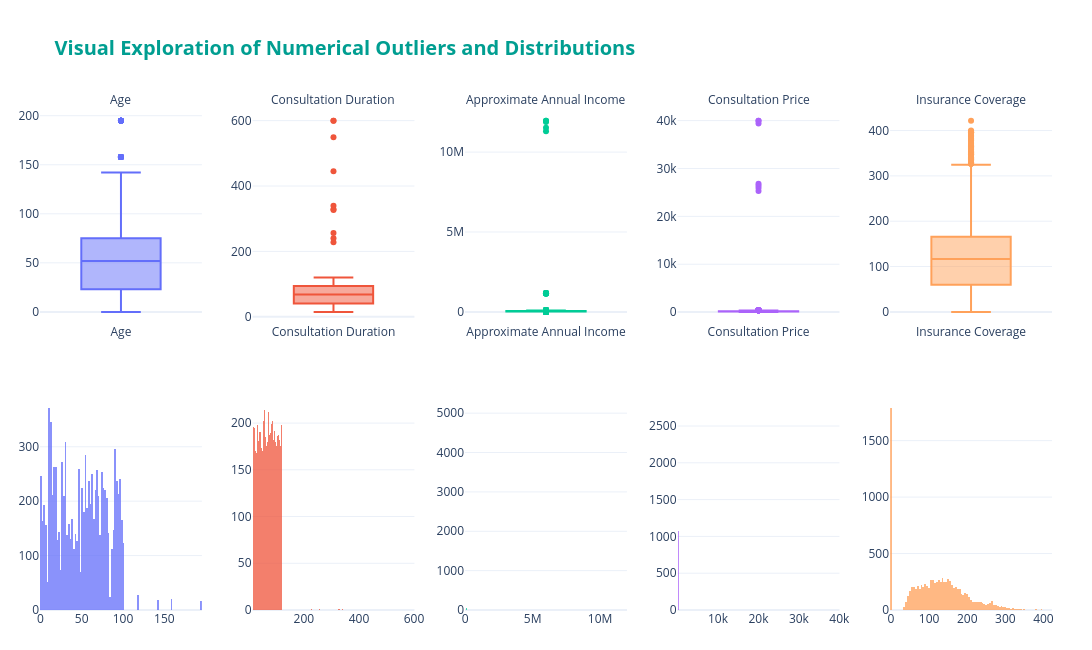

The notebook cell saved with this chart:
### Markdown cell above
The describe table and the boxplots show a few values that are far away from the rest: ages up to 195, prices up to £39,999, incomes up to £12M, durations up to 600 minutes and a rating of 6.

The IQR rule alone is not good to decide what to change. It marks about 2,300 incomes and 241 prices as outliers, but most of them are normal values: many children and students have an income of 0, which makes the distribution very skewed, and the price depends on the department (see below). So we use the IQR as a first look and then check each variable with what is possible in the real world and with the variable description in the project statement.

### Code cell
import plotly.graph_objects as go
import plotly.express as px
from plotly.subplots import make_subplots

# 1. Add <br> to break long titles into multiple lines
num_vars = [
    "Age", 
    "Consultation Duration", 
    "Approximate Annual Income", 
    "Consultation Price", 
    "Insurance Coverage"
]

# Create 2x6 grid: Row 1 = Boxplots, Row 2 = Histograms
fig = make_subplots(
    rows=2, cols=len(num_vars),
    subplot_titles=num_vars,
    vertical_spacing=0.15,
    horizontal_spacing=0.05
)

palette = px.colors.qualitative.Plotly

for i, var in enumerate(num_vars):
    color = palette[i % len(palette)]
    clean_var = var.replace("<br>", " ")
    
    # 1. Boxplot (Interactive IQR & Outlier View)
    fig.add_trace(
        go.Box(
            y=df_inconsistent[clean_var].dropna(),
            name=clean_var,
            marker_color=color,
            boxpoints='outliers',
            hovertemplate=f"<b>{clean_var}</b><br>Value: %{{y}}<extra></extra>"
        ),
        row=1, col=i+1
    )
    
    # 2. Histogram (Distribution Density)
    fig.add_trace(
        go.Histogram(
            x=df_inconsistent[clean_var].dropna(),
            name=clean_var,
            marker_color=color,
            opacity=0.75,
            showlegend=False,
            hovertemplate=f"<b>{clean_var}</b><br>Range: %{{x}}<br>Count: %{{y}}<extra></extra>"
        ),
        row=2, col=i+1
    )

# 2. Reduce the font size of the subplot titles
fig.update_annotations(font_size=12)

fig.update_layout(
    title_text="<b>Visual Exploration of Numerical Outliers and Distributions</b>",
    title_font=dict(size=20, color='#009E91'),
    template="plotly_white",
    height=650,
    width=1400,
    showlegend=False,
    margin=dict(l=40, r=40, t=110, b=40)
)

fig.show()

### Figure 1 — Plotly figure (JSON) as saved in the notebook; plotly's stock layout.template omitted (floating-point values rounded to 4 significant figures; data arrays with more than 128 entries replaced by an {"elided": "..."} marker saying what was removed)
{"data": [{"boxpoints": "outliers", "hovertemplate": "<b>Age</b><br>Value: %{y}<extra></extra>", "marker": {"color": "#636EFA"}, "name": "Age", "type": "box", "xaxis": "x", "y": {"elided": "9943 int values"}, "yaxis": "y"}, {"hovertemplate": "<b>Age</b><br>Range: %{x}<br>Count: %{y}<extra></extra>", "marker": {"color": "#636EFA"}, "name": "Age", "opacity": 0.75, "showlegend": false, "type": "histogram", "x": {"elided": "9943 int values"}, "xaxis": "x6", "yaxis": "y6"}, {"boxpoints": "outliers", "hovertemplate": "<b>Consultation Duration</b><br>Value: %{y}<extra></extra>", "marker": {"color": "#EF553B"}, "name": "Consultation Duration", "type": "box", "xaxis": "x2", "y": {"elided": "9943 int values"}, "yaxis": "y2"}, {"hovertemplate": "<b>Consultation Duration</b><br>Range: %{x}<br>Count: %{y}<extra></extra>", "marker": {"color": "#EF553B"}, "name": "Consultation Duration", "opacity": 0.75, "showlegend": false, "type": "histogram", "x": {"elided": "9943 int values"}, "xaxis": "x7", "yaxis": "y7"}, {"boxpoints": "outliers", "hovertemplate": "<b>Approximate Annual Income</b><br>Value: %{y}<extra></extra>", "marker": {"color": "#00CC96"}, "name": "Approximate Annual Income", "type": "box", "xaxis": "x3", "y": {"elided": "9943 float values"}, "yaxis": "y3"}, {"hovertemplate": "<b>Approximate Annual Income</b><br>Range: %{x}<br>Count: %{y}<extra></extra>", "marker": {"color": "#00CC96"}, "name": "Approximate Annual Income", "opacity": 0.75, "showlegend": false, "type": "histogram", "x": {"elided": "9943 float values"}, "xaxis": "x8", "yaxis": "y8"}, {"boxpoints": "outliers", "hovertemplate": "<b>Consultation Price</b><br>Value: %{y}<extra></extra>", "marker": {"color": "#AB63FA"}, "name": "Consultation Price", "type": "box", "xaxis": "x4", "y": {"elided": "9943 float values"}, "yaxis": "y4"}, {"hovertemplate": "<b>Consultation Price</b><br>Range: %{x}<br>Count: %{y}<extra></extra>", "marker": {"color": "#AB63FA"}, "name": "Consultation Price", "opacity": 0.75, "showlegend": false, "type": "histogram", "x": {"elided": "9943 float values"}, "xaxis": "x9", "yaxis": "y9"}, {"boxpoints": "outliers", "hovertemplate": "<b>Insurance Coverage</b><br>Value: %{y}<extra></extra>", "marker": {"color": "#FFA15A"}, "name": "Insurance Coverage", "type": "box", "xaxis": "x5", "y": {"elided": "9923 float values"}, "yaxis": "y5"}, {"hovertemplate": "<b>Insurance Coverage</b><br>Range: %{x}<br>Count: %{y}<extra></extra>", "marker": {"color": "#FFA15A"}, "name": "Insurance Coverage", "opacity": 0.75, "showlegend": false, "type": "histogram", "x": {"elided": "9923 float values"}, "xaxis": "x10", "yaxis": "y10"}], "layout": {"annotations": [{"font": {"size": 12}, "showarrow": false, "text": "Age", "x": 0.08, "xanchor": "center", "xref": "paper", "y": 1, "yanchor": "bottom", "yref": "paper"}, {"font": {"size": 12}, "showarrow": false, "text": "Consultation Duration", "x": 0.29, "xanchor": "center", "xref": "paper", "y": 1, "yanchor": "bottom", "yref": "paper"}, {"font": {"size": 12}, "showarrow": false, "text": "Approximate Annual Income", "x": 0.5, "xanchor": "center", "xref": "paper", "y": 1, "yanchor": "bottom", "yref": "paper"}, {"font": {"size": 12}, "showarrow": false, "text": "Consultation Price", "x": 0.71, "xanchor": "center", "xref": "paper", "y": 1, "yanchor": "bottom", "yref": "paper"}, {"font": {"size": 12}, "showarrow": false, "text": "Insurance Coverage", "x": 0.92, "xanchor": "center", "xref": "paper", "y": 1, "yanchor": "bottom", "yref": "paper"}], "height": 650, "margin": {"b": 40, "l": 40, "r": 40, "t": 110}, "showlegend": false, "title": {"font": {"color": "#009E91", "size": 20}, "text": "<b>Visual Exploration of Numerical Outliers and Distributions</b>"}, "width": 1400, "xaxis": {"anchor": "y", "domain": [0, 0.16]}, "xaxis10": {"anchor": "y10", "domain": [0.84, 1]}, "xaxis2": {"anchor": "y2", "domain": [0.21, 0.37]}, "xaxis3": {"anchor": "y3", "domain": [0.42, 0.58]}, "xaxis4": {"anchor": "y4", "domain": [0.63, 0.79]}, "xaxis5": {"anchor": "y5", "domain": [0.84, 1]}, "xaxis6": {"anchor": "y6", "domain": [0, 0.16]}, "xaxis7": {"anchor": "y7", "domain": [0.21, 0.37]}, "xaxis8": {"anchor": "y8", "domain": [0.42, 0.58]}, "xaxis9": {"anchor": "y9", "domain": [0.63, 0.79]}, "yaxis": {"anchor": "x", "domain": [0.575, 1]}, "yaxis10": {"anchor": "x10", "domain": [0, 0.425]}, "yaxis2": {"anchor": "x2", "domain": [0.575, 1]}, "yaxis3": {"anchor": "x3", "domain": [0.575, 1]}, "yaxis4": {"anchor": "x4", "domain": [0.575, 1]}, "yaxis5": {"anchor": "x5", "domain": [0.575, 1]}, "yaxis6": {"anchor": "x6", "domain": [0, 0.425]}, "yaxis7": {"anchor": "x7", "domain": [0, 0.425]}, "yaxis8": {"anchor": "x8", "domain": [0, 0.425]}, "yaxis9": {"anchor": "x9", "domain": [0, 0.425]}}}
